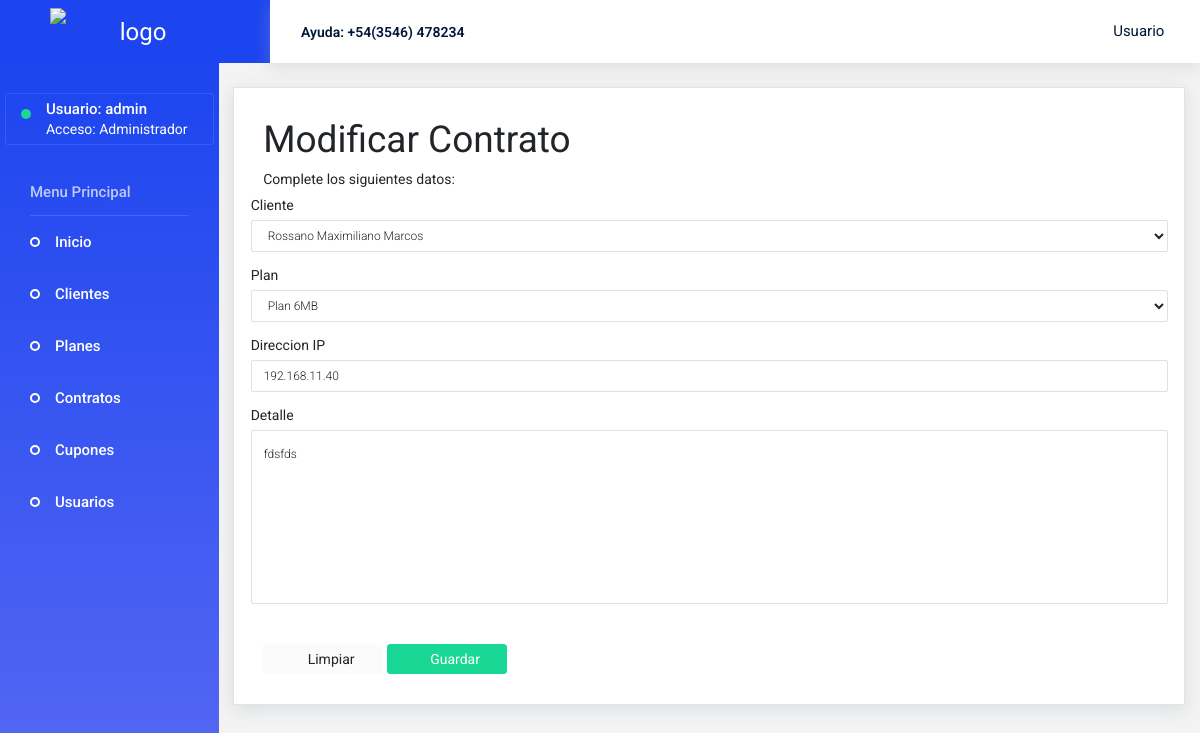
Before: /modificar_contrato/3/ (signed in) with the older database file.
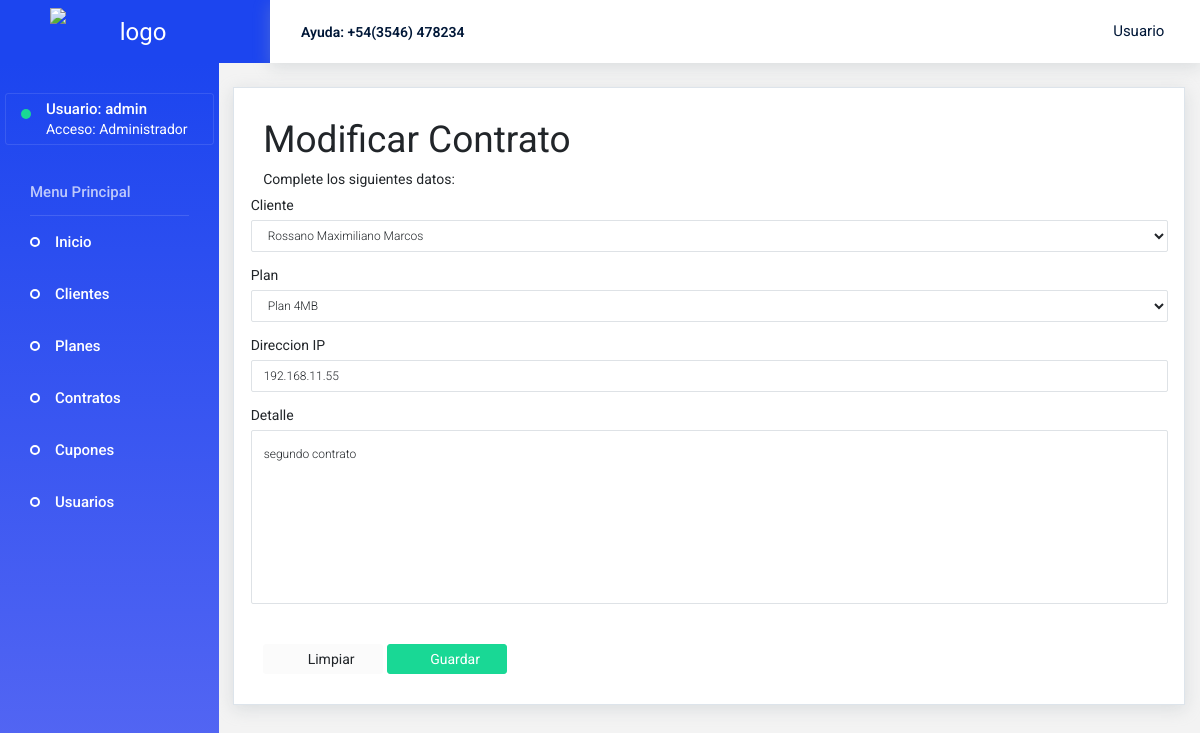
After: the same page with the newer database file.
### core/models.py (models this page shows, shortened)
class Contrato(models.Model):
    cliente = models.ForeignKey(Cliente, on_delete=models.CASCADE)
    plan = models.ForeignKey(Planes, on_delete=models.PROTECT)
    ip = models.GenericIPAddressField(verbose_name="Direccion IP")
    detalle = models.TextField(max_length=160)
    fecha_creacion = models.DateField(default=timezone.now)

### core/views.py (the view, shortened to what this page needs)
# urls.py: path('modificar_contrato/<id>/', modificar_contrato, name="modificar_contrato"),
@login_required
def modificar_contrato(request, id):
    contrato = Contrato.objects.get(id=id)
    data = {
        'form':ContratoForm(instance=contrato)
    }
    guardo = False
    return render(request, 'core/modificar_contrato.html', data)

### core/forms.py
class ContratoForm(ModelForm):
    class Meta:
        model = Contrato
        fields = ['cliente', 'plan', 'ip', 'detalle']
        fields_required = ['cliente', 'plan', 'ip', 'detalle']
        widgets = {
            'cliente' : forms.Select(
                attrs={
                    'class': 'form-control',
                    'id': 'cliente'
                }),
            'plan' : forms.Select(
                attrs={
                    'class': 'form-control',
                    'id': 'plan'
                }),
            'ip' : forms.TextInput(
                attrs={
                    'pattern':'[0-9\.]{8,15}',
                    'class': 'form-control',
                    'placeholder': 'Direccion IP',
                    'id': 'ip'
                }),
            'detalle' : forms.Textarea(
                attrs={
                    'minlength':3,
                    'maxlength':160,
                    'class': 'form-control',
                    'placeholder': 'Detalle del Contrato',
                    'id': 'detalle'
                })
         }

### core/models.py (called while the page is built)
    def __str__(self):
        return self.nombre

    def __str__(self):
        return self.nombre

### core/templates/core/modificar_contrato.html (shortened to what this page needs)
{% extends 'core/base.html' %}
{% load static %}
{% block contenido %}
<div class="content-wrapper">
    <div class="row">
        <div class="row flex-grow">
            <div class="col-12">
                <div class="card">
                    <div class="card-body">
                        <h1 id="titulo">Modificar Contrato</h1>
                        <p class="card-description">Complete los siguientes datos:</p>
                        <form class="forms-sample" action="" method="POST">
                        <div class="form-group row">
                            <label for="cliente">{{ form.cliente.label }}</label>
                            {{ form.cliente }}
                        </div>
                        <div class="form-group row">
                            <label for="plan">{{ form.plan.label }}</label>
                            {{ form.plan }}
                        </div>
                        <div class="form-group row">
                            <label for="ip">{{ form.ip.label }}</label>
                            {{ form.ip }}
                        </div>
                        <div class="form-group row">
                            <label for="detalle">{{ form.detalle.label }}</label>
                            {{ form.detalle }}
                        </div>
                        <br>
                        <button type="reset" class="btn btn-light btn-fw">
                            <i class="mdi mdi-refresh"></i>Limpiar</button>
                        <button type="submit" class="btn btn-success btn-fw">
                            <i class="mdi mdi-check"></i>Guardar</button>
                        </form>
                    </div>
                </div>
            </div>
        </div>
    </div>
</div>
{% endblock %}

Changed rows visible on the page:
changed Contrato "Rossano Maximiliano Marcos": plan "Plan 6MB" → "Plan 4MB"; ip "192.168.11.40" → "192.168.11.55"; detalle "fdsfds" → "segundo contrato"
